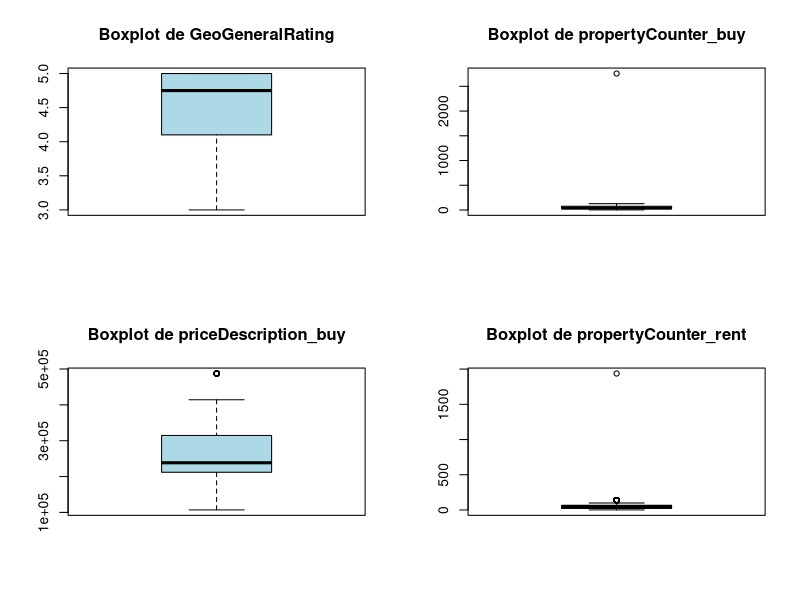
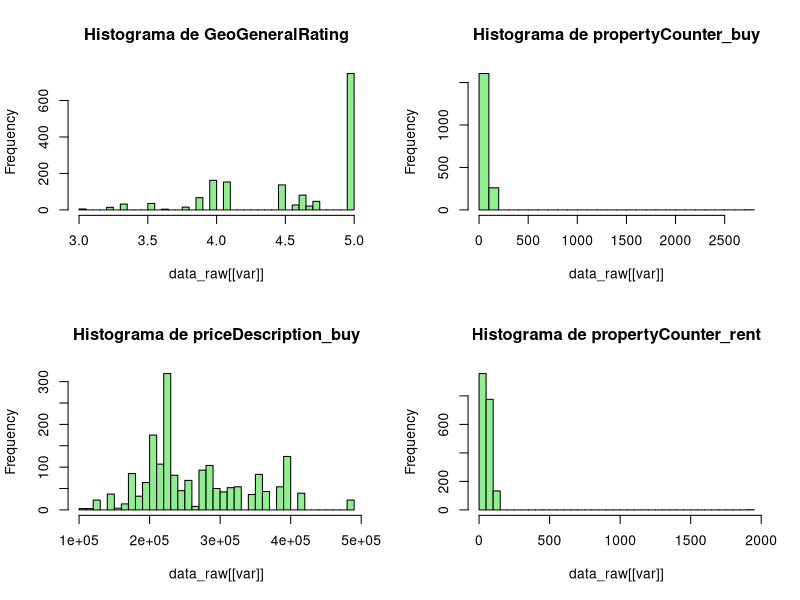

Generate these figures, in order, with R:
## ---- chunk 1
knitr::opts_chunk$set(echo = TRUE)
library(readxl)
## ---- chunk 2
data_raw = read_excel("fotocasa.xlsx")  
str(data_raw)  # Tipos de datos
summary(data_raw)  # Estadísticas básicas
colSums(is.na(data_raw))  # Número de valores NA por columna
## ---- chunk 3
mis_variables = c("tieneAscensor",
"tieneTrastero",
"tieneCalefaccion",
"tieneAireAcondicionado",
"propertyTypeId",
"propertySubtypeId",
"GeoGeneralRating",
"propertyCounter_buy",
"priceDescription_buy",
"propertyCounter_rent")

#BUSCO LA CANTIDAD DE NULOS PARA CADA VARIABLE
for (var in mis_variables) {
  cat(var, ":", sum(is.na(data_raw[[var]])), "nulos\n")
}
## ---- chunk 4

descData = data.frame(
  variable = mis_variables,
  tipo = c("binary", "binary", "binary", "binary", "categorical", "categorical", "numerical", "numerical", "numerical", "numerical")
)

## ---- chunk 5
## Numéricas
summary(data_raw[,descData$variable[descData$tipo =="numerical"]])

## ---- chunk 6
numerical_vars <- descData$variable[descData$tipo == "numerical"]

# Generar boxplots en una ventana gráfica
par(mfrow = c(2, 2))  # Ajusta la disposición de los gráficos (cambia si hay más variables)
for (var in numerical_vars) {
  boxplot(data_raw[[var]], main = paste("Boxplot de", var), col = "lightblue", border = "black")
}
par(mfrow = c(1, 1))  # Restablecer la disposición de la ventana gráfica

par(mfrow = c(2, 2))  # Ajusta la disposición de los gráficos
for (var in numerical_vars) {
  hist(data_raw[[var]], main = paste("Histograma de", var), col = "lightgreen", border = "black", breaks = 30)
}
par(mfrow = c(1, 1))  # Restablecer la disposición

## ---- chunk 7
categorical_vars <- descData$variable[descData$tipo == "categorical"]
lapply(data_raw[, categorical_vars, drop = FALSE], function(x) table(x, useNA = "ifany"))

## ---- chunk 8

## ---- chunk 9
binary_vars <- descData$variable[descData$tipo == "binary"]
lapply(data_raw[, binary_vars, drop = FALSE], function(x) table(x, useNA = "ifany"))
